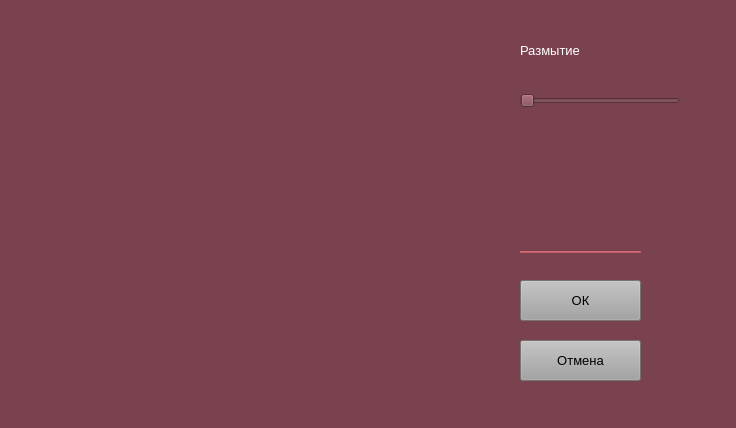
<?xml version="1.0" encoding="UTF-8"?>
<ui version="4.0">
 <class>Form</class>
 <widget class="QWidget" name="Form">
  <property name="geometry">
   <rect>
    <x>0</x>
    <y>0</y>
    <width>736</width>
    <height>428</height>
   </rect>
  </property>
  <property name="windowTitle">
   <string>Form</string>
  </property>
  <property name="styleSheet">
   <string notr="true">background-color: rgb(122, 65, 78);</string>
  </property>
  <widget class="QSlider" name="blur_slider">
   <property name="geometry">
    <rect>
     <x>520</x>
     <y>90</y>
     <width>160</width>
     <height>22</height>
    </rect>
   </property>
   <property name="maximum">
    <number>100</number>
   </property>
   <property name="orientation">
    <enum>Qt::Horizontal</enum>
   </property>
  </widget>
  <widget class="QLabel" name="blur_label">
   <property name="geometry">
    <rect>
     <x>520</x>
     <y>30</y>
     <width>121</width>
     <height>41</height>
    </rect>
   </property>
   <property name="font">
    <font>
     <pointsize>10</pointsize>
    </font>
   </property>
   <property name="styleSheet">
    <string notr="true">color: rgb(255, 255, 255);</string>
   </property>
   <property name="text">
    <string>Размытие</string>
   </property>
  </widget>
  <widget class="QLabel" name="blur_image">
   <property name="geometry">
    <rect>
     <x>30</x>
     <y>30</y>
     <width>411</width>
     <height>371</height>
    </rect>
   </property>
   <property name="text">
    <string/>
   </property>
  </widget>
  <widget class="QPushButton" name="ok_btn">
   <property name="geometry">
    <rect>
     <x>520</x>
     <y>280</y>
     <width>121</width>
     <height>41</height>
    </rect>
   </property>
   <property name="font">
    <font>
     <pointsize>10</pointsize>
    </font>
   </property>
   <property name="styleSheet">
    <string notr="true">background-color: rgb(163, 163, 163);</string>
   </property>
   <property name="text">
    <string>ОК</string>
   </property>
  </widget>
  <widget class="QPushButton" name="cancel_btn">
   <property name="geometry">
    <rect>
     <x>520</x>
     <y>340</y>
     <width>121</width>
     <height>41</height>
    </rect>
   </property>
   <property name="font">
    <font>
     <pointsize>10</pointsize>
    </font>
   </property>
   <property name="styleSheet">
    <string notr="true">background-color: rgb(163, 163, 163);</string>
   </property>
   <property name="text">
    <string>Отмена</string>
   </property>
  </widget>
  <widget class="Line" name="line">
   <property name="geometry">
    <rect>
     <x>520</x>
     <y>250</y>
     <width>121</width>
     <height>3</height>
    </rect>
   </property>
   <property name="font">
    <font>
     <pointsize>10</pointsize>
    </font>
   </property>
   <property name="styleSheet">
    <string notr="true">background-color: rgb(185, 93, 107);</string>
   </property>
   <property name="orientation">
    <enum>Qt::Horizontal</enum>
   </property>
  </widget>
 </widget>
 <resources/>
 <connections/>
</ui>
